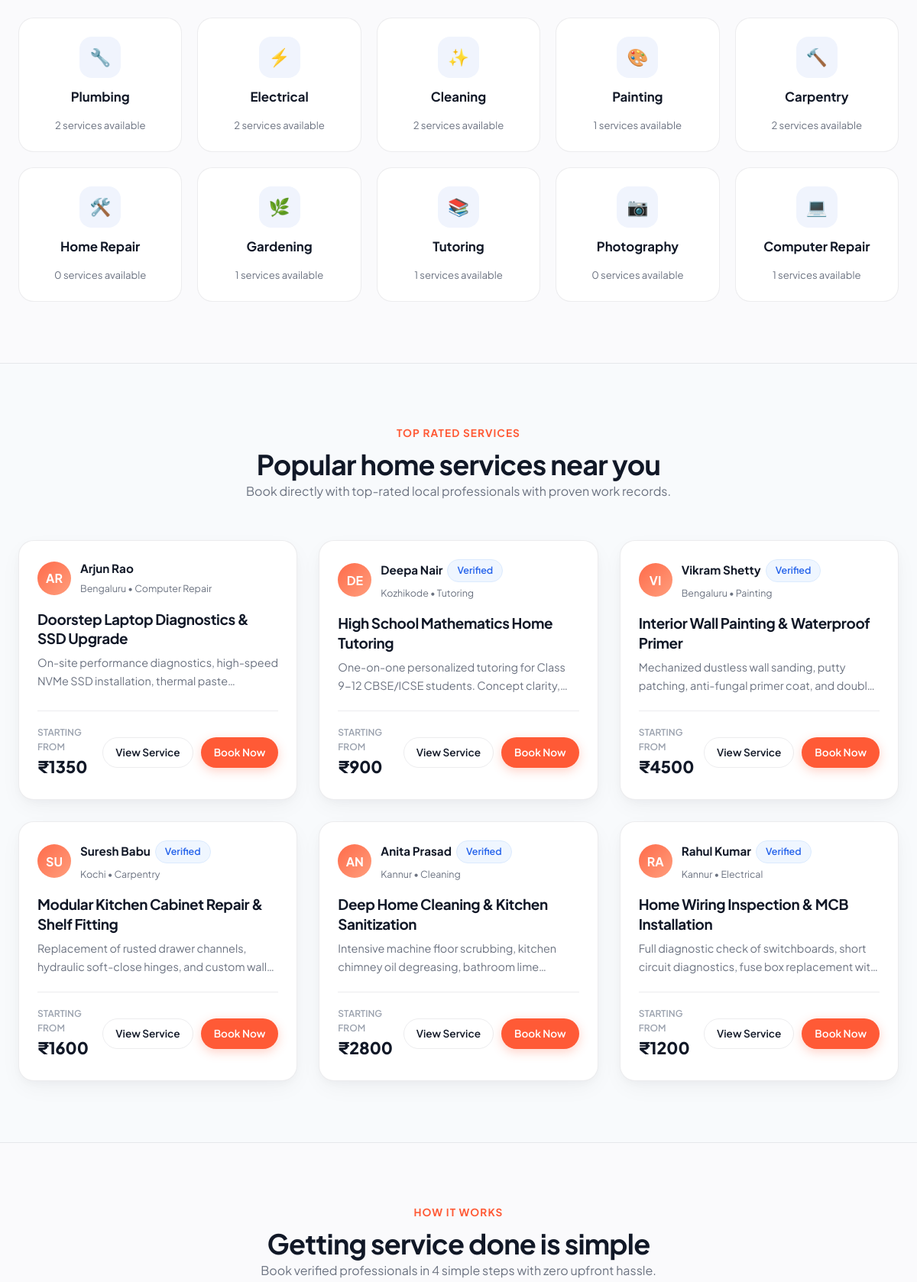
The app's page / (middle part), older data.
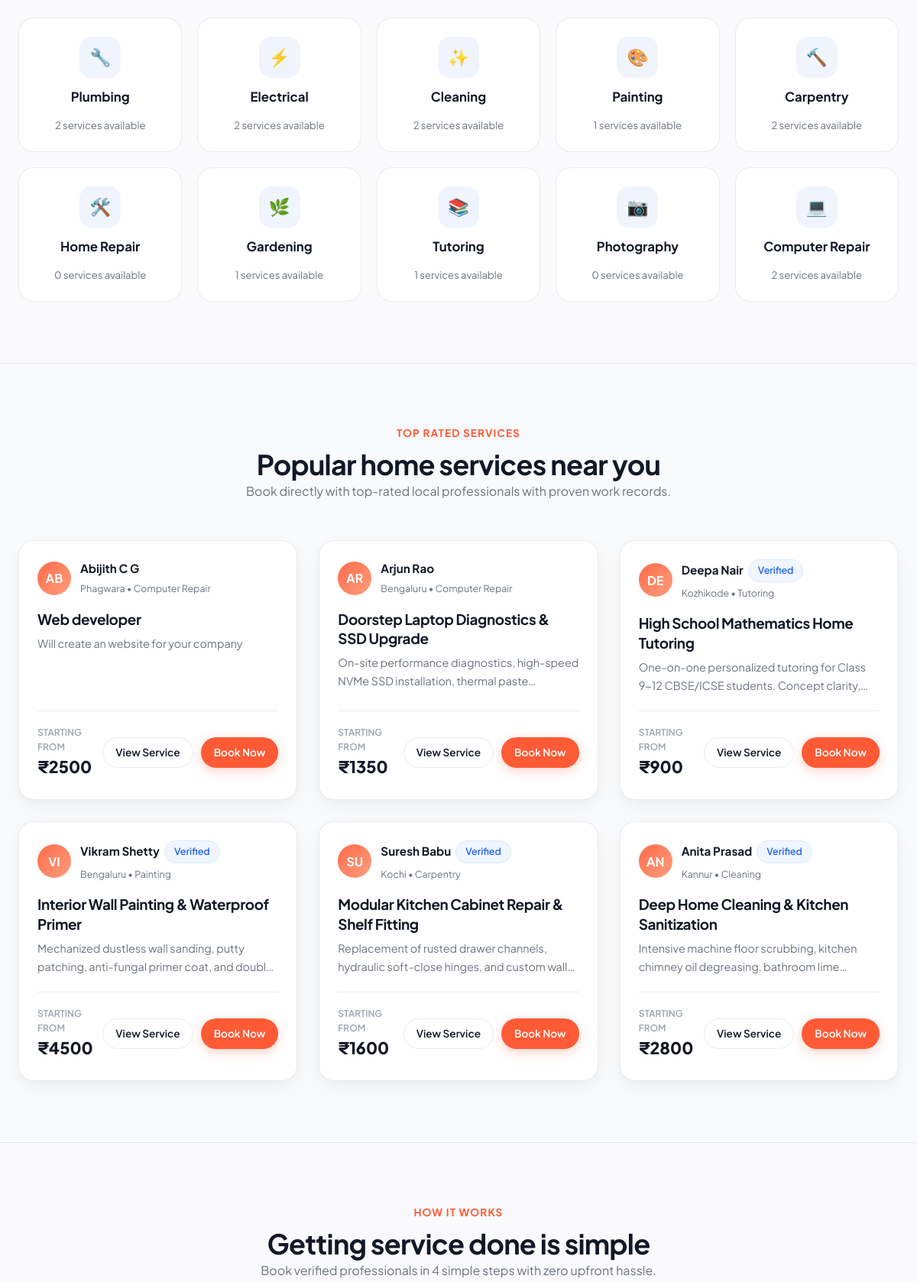
The same page, newer data.
### services/models.py (models this page shows, shortened)
class Category(models.Model):
    name = models.CharField(max_length=100, unique=True)
    slug = models.SlugField(max_length=120, unique=True, blank=True)
    icon_name = models.CharField(
        max_length=50,
        default='wrench',
        help_text="Icon identifier (e.g. spark, wrench, zap, paint, hammer, leaf)"
    )
    description = models.TextField(blank=True, default='')
    order = models.PositiveIntegerField(default=0)
    class Meta:
        verbose_name_plural = "Categories"
        ordering = ['order', 'name']

class Service(models.Model):
    provider = models.ForeignKey(UserProfile, on_delete=models.CASCADE, related_name='services')
    category = models.ForeignKey(Category, on_delete=models.CASCADE, related_name='services')
    title = models.CharField(max_length=200)
    slug = models.SlugField(max_length=220, unique=True, blank=True)
    description = models.TextField()
    price = models.DecimalField(max_digits=10, decimal_places=2, help_text="Starting price in INR (₹)")
    duration_estimate = models.CharField(max_length=100, default='1-2 hours')
    location = models.CharField(max_length=120, default='Kannur')
    image = models.ImageField(upload_to='services/', blank=True, null=True)
    is_active = models.BooleanField(default=True)
    is_featured = models.BooleanField(default=False)
    created_at = models.DateTimeField(auto_now_add=True)
    updated_at = models.DateTimeField(auto_now=True)
    class Meta:
        ordering = ['-is_featured', '-created_at']

### users/models.py (models this page shows, shortened)
class UserProfile(models.Model):
    ROLE_CHOICES = (
        ('customer', 'Customer / Homeowner'),
        ('provider', 'Service Provider / Professional'),
    )
    user = models.OneToOneField(User, on_delete=models.CASCADE, related_name='profile')
    role = models.CharField(max_length=20, choices=ROLE_CHOICES, default='customer')
    phone = models.CharField(max_length=20, blank=True, default='')
    city = models.CharField(max_length=100, blank=True, default='Kannur')
    address = models.TextField(blank=True, default='')
    bio = models.TextField(blank=True, default='')
    is_verified = models.BooleanField(default=False, help_text="Designates whether this provider has been verified.")
    avatar = models.ImageField(upload_to='profiles/', blank=True, null=True)
    PAYOUT_STATUS_CHOICES = (
        ('not_configured', 'Not Configured'),
        ('configured', 'Configured'),
        ('verification_required', 'Verification Required'),
        ('ready', 'Ready for Payout'),
    )
    PAYOUT_PREFERENCE_CHOICES = (
        ('upi', 'UPI Transfer'),
        ('bank', 'Bank Transfer'),
    )
    payout_upi_id = models.CharField(
        max_length=100,
        blank=True,
        default='',
        help_text="Private provider UPI ID for electronic settlement disbursements."
    )
    payout_upi_name = models.CharField(
        max_length=150,
        blank=True,
        default='',
        help_text="Beneficiary name associated with UPI ID."
    )
    payout_preference = models.CharField(
        max_length=30,
        choices=PAYOUT_PREFERENCE_CHOICES,
        default='upi'
    )
    payout_status = models.CharField(
        max_length=30,
        choices=PAYOUT_STATUS_CHOICES,
        default='not_configured'
    )
    created_at = models.DateTimeField(auto_now_add=True)

### services/views.py (the view)
# urls.py: path('', views.home_view, name='home'),
def home_view(request):
    active_promo_subquery = FeaturedListing.objects.filter(
        service=OuterRef('pk'),
        is_active=True,
        end_date__gte=date.today()
    )
    categories = Category.objects.all()[:10]
    featured_services = Service.objects.filter(is_active=True).annotate(
        has_active_promo=Exists(active_promo_subquery)
    ).select_related('provider', 'category', 'provider__user').order_by('-has_active_promo', '-is_featured', '-created_at')[:6]
    return render(request, 'services/home.html', {
        'categories': categories,
        'featured_services': featured_services,
    })

### services/context_processors.py (called while the page is built, shortened)
def notifications_context(request):
    return {
        'unread_notifications_count': 0,
        'recent_notifications': [],
    }

### templates/services/home.html (shortened to what the changed rows need)
{% extends 'base.html' %}
{% load static %}
{% block extra_css %}
  <link rel="stylesheet" href="{% static 'css/customer.css' %}">
{% endblock %}
{% block content %}
<section class="section" id="categories">
  <div class="container">
    <div class="category-grid">
      {% for cat in categories %}
        <a href="{% url 'category_services' cat.name %}" class="category-card">
          <div class="category-icon">
            {% if cat.icon_name == 'spark' %}✨
            {% elif cat.icon_name == 'zap' %}⚡
            {% elif cat.icon_name == 'wrench' %}🔧
            {% elif cat.icon_name == 'paint' %}🎨
            {% elif cat.icon_name == 'hammer' %}🔨
            {% elif cat.icon_name == 'leaf' %}🌿
            {% elif cat.icon_name == 'book' %}📚
            {% elif cat.icon_name == 'camera' %}📷
            {% elif cat.icon_name == 'cpu' %}💻
            {% else %}🛠️{% endif %}
          </div>
          <div class="category-name">{{ cat.name }}</div>
          <div class="category-count">{{ cat.services.count }} services available</div>
        </a>
      {% empty %}
        <p class="text-sm" style="color: var(--text-muted);">No categories added yet.</p>
      {% endfor %}
    </div>
  </div>
</section>
<section class="section" style="background: var(--bg-cool-gray); border-top: 1px solid var(--border-subtle); border-bottom: 1px solid var(--border-subtle);">
  <div class="container">
    <div class="section-header">
      <h2>Popular home services near you</h2>
    </div>
    <div class="provider-grid">
      {% for service in featured_services %}
        <div class="service-card card-hover">
          <div class="service-card-body">
            <div class="service-provider-info">
              <a href="{% url 'provider_profile' service.provider.id %}" style="display: flex; align-items: center; gap: 12px;">
                <div class="hero-visual-avatar" style="width: 44px; height: 44px; font-size: 1rem;">
                  {{ service.provider.user.first_name|default:service.provider.user.username|slice:":2"|upper }}
                </div>
                <div>
                  <div style="display: flex; align-items: center; gap: 6px;">
                    <strong style="font-size: 0.95rem; color: var(--brand-dark);">
                      {{ service.provider.user.get_full_name|default:service.provider.user.username }}
                    </strong>
                    {% if service.provider.is_verified %}<span class="badge badge-verified">Verified</span>{% endif %}
                  </div>
                  <span class="text-xs" style="color: var(--text-secondary);">{{ service.location }} &bull; {{ service.category.name }}</span>
                </div>
              </a>
            </div>
            <h3 class="service-title">
              <a href="{% url 'service_detail' service.id %}">{{ service.title }}</a>
            </h3>
            <p class="service-desc">{{ service.description }}</p>
            <div class="service-meta">
              <div class="service-price-block">
                <span class="service-price-label">Starting from</span>
                <span class="service-price">₹{{ service.price|floatformat:0 }}</span>
              </div>
              <div class="service-card-actions">
                <a href="{% url 'service_detail' service.id %}" class="btn btn-outline btn-sm">View Service</a>
                <a href="{% url 'book_service' service.id %}" class="btn btn-primary btn-sm">Book Now</a>
              </div>
            </div>
          </div>
        </div>
      {% empty %}
        <p class="text-sm" style="color: var(--text-muted);">No services available at this time.</p>
      {% endfor %}
    </div>
  </div>
</section>
<section class="section" id="how-it-works">
  <div class="container">
    <div class="section-header">
      <h2>Getting service done is simple</h2>
    </div>
  </div>
</section>
{% endblock %}

Row changes from the older to the newer data that the page shows:
no longer on this page (row unchanged): Service: provider.user.first_name "RA", provider.user.get_full_name "Rahul Kumar", shows "Verified", location "Kannur", category.name "Electrical", title "Home Wiring Inspection & MCB Installation", description "Full diagnostic check of switchboards, short circuit diagnostics, fuse box replacement…", price "1200"
computed for Category "Computer Repair": services.count "1" → "2"
added Service: provider.user.first_name "AB", provider.user.get_full_name "Abijith C G", location "Phagwara", category.name "Computer Repair", title "Web developer", description "Will create an website for your company", price "2500"
